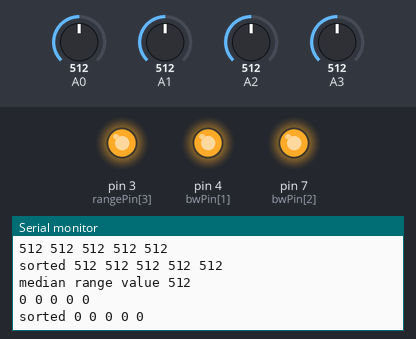
Simulated run of this sketch. Board: Arduino Uno, built with avr-gcc and run on an emulated ATmega328P. On the bench: output pins drawn as LEDs (lit = HIGH), the last lines printed to the serial monitor. The inputs (shaded band) are chosen by the test bench; at power-on: A0 = 512, A1 = 512, A2 = 512, A3 = 512.

Above: at 6.2 s.
6.3 s: A0 set to 110
At 7.4 s:
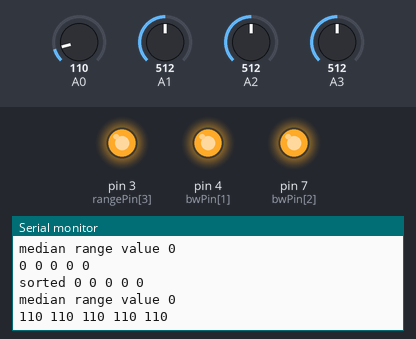
9.3 s: A0 set to 90
At 10.4 s:
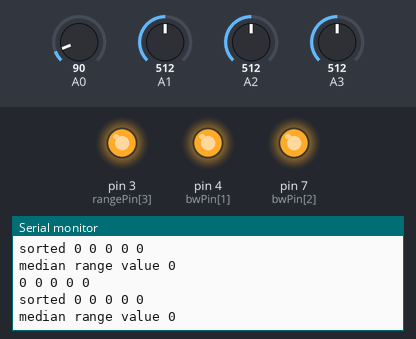
Timing chart, 0 to 12.3 s (numbered marks = the images above; inputs shaded):
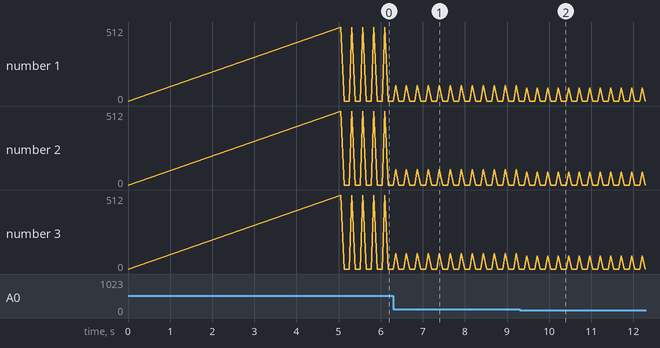

Measured:
- the behaviour switches between 100 and 99 on A0 (found by bisection; images 1 and 2)
- after the input at 6.3 s, the serial monitor: prints a new line after 0.05 s (image 1)
- after the input at 9.3 s, the serial monitor: prints a new line after 0.17 s (image 2)

The sketch:

_4_sensor4.ino
```cpp
//Use of many syncronized MaxSonar sonar modules in analog mode with arduino

const int sensorCount = 4;

int rangePin[] = {0, 1, 2, 3};

int bwPin[] = {3, 4, 7};
int bwCount = 3;

//variables needed to store values
const int arraysize = 5;  //quantity of values to find the median (sample size). Needs to be an odd number
int rangevalue[sensorCount][arraysize] =
  {
    {0, 0, 0, 0, 0},
    {0, 0, 0, 0, 0},
    {0, 0, 0, 0, 0},
    {0, 0, 0, 0, 0}
  };


//declare an array to store the samples. not necessary to zero the array values here, it just makes the code clearer
//*********************************************************************************************
void setup()
{

  for (int i = 0; i < bwCount; i++ ) {
      pinMode(bwPin[i], OUTPUT);
      digitalWrite(bwPin[i], HIGH);
  }

  //This opens up a serial connection to shoot the results back to the PC console
  Serial.begin(9600);
  printArray(rangevalue[0], arraysize);
  delay(5000);        //wait a while to open serial monitor window

}
//********************************************************************************
void loop()
{


  //MaxSonar Analog reads are known to be very sensitive. See the Arduino forum for more information.
  //Maxbotix does not recommend averaging readings as the occasional value can be wildly inaccurate and skew the average
  //A median sort is the preferred method.
for ( int sensor = 0; sensor < sensorCount; sensor++) {

for(int i = 0; i < arraysize; i++)
   {                                                    //array pointers go from 0 to 4

    //Used to read in the analog voltage output that is being sent by the MaxSonar device.
    //The MaxSonar Scale factor is (Vcc/512) per inch. A 5V supply yields ~9.8mV/in
    //The Arduino will map input voltages between 0 and 5 volts into integer values between 0 and 1023.
    //This yields a resolution between readings of: 5 volts / 1024 units or, .0049 volts (4.9 mV) per unit.
    //Therefore, one unit from the arduino's ADC represents 0.5 inches

     rangevalue[0][i] = analogRead(rangePin[sensor]);
 /*
 Serial.print("i, value   ");
          Serial.print(i);
          Serial.print(" ,  ");
          Serial.print(rangevalue[i]);
          Serial.println();
*/
     delay(10);  //wait between analog samples
    }

 //  Serial.print("unsorted ");
   printArray(rangevalue[sensor], arraysize);
//   Serial.println();
   isort(rangevalue[sensor], arraysize);
   Serial.print("sorted ");
   printArray(rangevalue[sensor], arraysize);
   Serial.println();

 // now show the medaian range
    int midpoint = arraysize/2;    //midpoint of the array is the medain value in a sorted array
      //note that for an array of 5, the midpoint is element 2, as the first element is element 0
     Serial.print("median range value ");
     Serial.print(rangevalue[sensor][midpoint]);
     Serial.println();
     Serial.println();

  delay(10);    //wait a while so you can read the values on the serial monitor

}   //end of array reading loop
} // end of sensor loop
//*********************************************************************************
// sort function
void isort(int *a, int n)
               //  *a is an array pointer function
{
  for (int i = 1; i < n; ++i)
  {
    int j = a[i];
    int k;
    for (k = i - 1; (k >= 0) && (j < a[k]); k--)
    {
      a[k + 1] = a[k];
    }
    a[k + 1] = j;
  }
}
//***********************************************************************************
//function to print array values
void printArray(int *a, int n)
{

  for (int i = 0; i < n; i++)
  {
    Serial.print(a[i], DEC);
    Serial.print(' ');
  }

  Serial.println();
}
```
